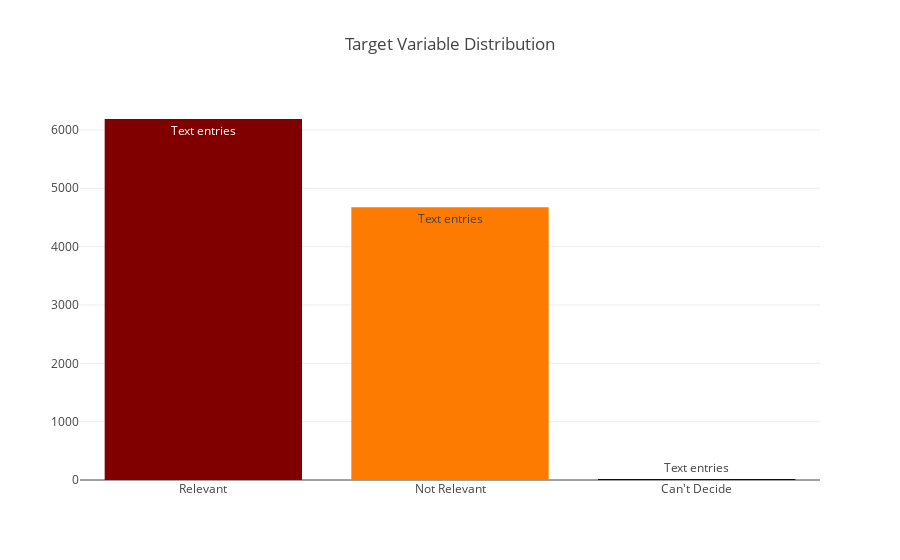

Notebook source saved alongside this figure:
### Code cell
#z = {'Relevant': 'Relevant', 'Not Relevant': 'Not Relevant'}

data = [go.Bar(
    x = disaster.choose_one.unique(),
    y = disaster.choose_one.value_counts().values,
    marker = dict(colorscale = 'Jet', color = disaster.choose_one.value_counts().values),
    text = 'Text entries'
)]

layout = go.Layout(
    title = 'Target Variable Distribution'
)

fig = go.Figure(data=data, layout=layout)

py.iplot(fig, filename='basic-bar')

### Figure 1 — Plotly figure (JSON) as saved in the notebook; plotly's stock layout.template omitted (floating-point values rounded to 4 significant figures)
{"data": [{"marker": {"color": [6187, 4673, 16], "colorscale": "Jet"}, "text": "Text entries", "type": "bar", "uid": "ea89b05a-d68b-4d1a-81fb-426d40cae75d", "x": ["Relevant", "Not Relevant", "Can't Decide"], "y": [6187, 4673, 16]}], "layout": {"title": {"text": "Target Variable Distribution"}}}
